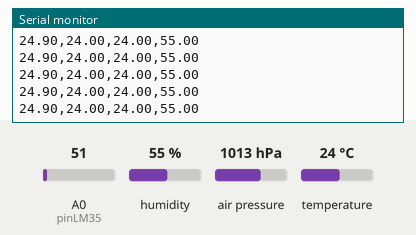
A sketch run on a simulated Arduino Uno, built with avr-gcc and run on an emulated ATmega328P. Shown: the last lines printed to the serial monitor. The inputs (shaded band) are chosen by the test bench; at power-on: A0 (pinLM35) = 51, humidity 55 %, air pressure 1013 hPa, temperature 24 °C.

Above: at 5.7 s.
5.8 s: A0 (pinLM35) set to 23
At 6.05 s:
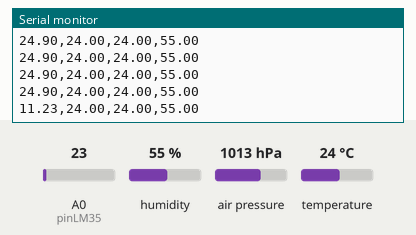
8.8 s: A0 (pinLM35) set to 18
At 8.92 s:
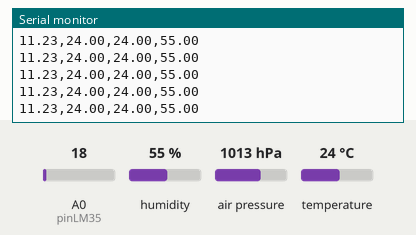
Timing chart, 0 to 11.8 s (numbered marks = the images above; inputs shaded):
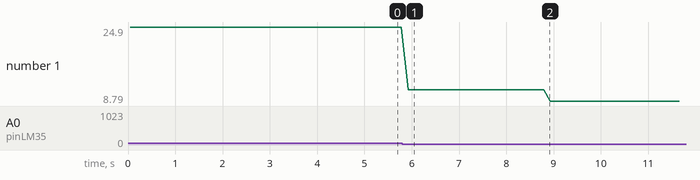

Measured:
- after the input at 5.8 s, the serial monitor: prints a new line after 0.12 s (image 1)
- plotted number 1: 24.9 → 11.23 after the input at 5.8 s, 11.23 → 8.79 after the input at 8.8 s

The sketch:

MPL3115A2_ATH20_LM35_DAQ.ino
```cpp
#include <Wire.h>
#include <Adafruit_MPL3115A2.h>
#include <AHT20.h>

#define pinLM35 0

AHT20 aht20; // Instanciamos el objeto del tipo ATH20
Adafruit_MPL3115A2 baro = Adafruit_MPL3115A2(); // Instanciamos el objeto del tipo Adafruit_MLP3115A2


void setup() {
  Serial.begin(9600);
  //Serial.println("Comunicación serial inicializada");
}

void loop() {
  if(! baro.begin()) {
    Serial.println("Couldnt find sensor");
  }
  if(aht20.begin() == false){
    Serial.println("AHT20 not detected. Please check wiring. Freezing.");
  }
  float altm = baro.getAltitude();
  float tempC = baro.getTemperature();
  float tempC_aht20 = aht20.getTemperature();
  float humidity_aht20 = aht20.getHumidity();
  float tempC1LM35 = analogRead(pinLM35);
  float tempCLM35 = (5.0*tempC1LM35*100.0)/1024.0;
  Serial.print(tempCLM35);
  Serial.print(",");
  Serial.print(tempC);
  Serial.print(",");
  Serial.print(tempC_aht20, 2);
  Serial.print(",");
  Serial.println(humidity_aht20, 2);
  delay(100);
}
```
